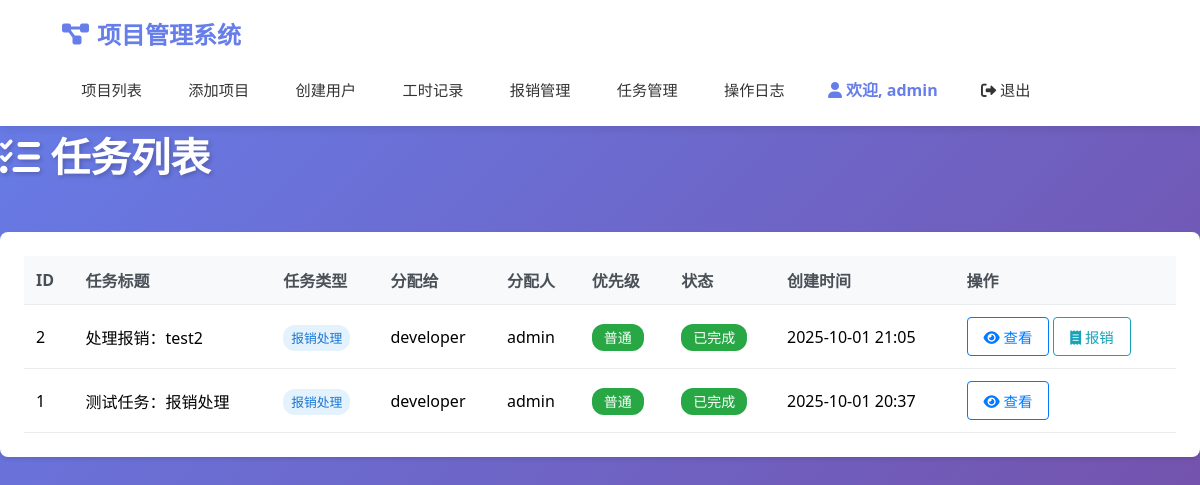
Page /tasks (signed in) on the committed database.
### models.py (models this page shows, shortened)
class User(UserMixin, db.Model):
    __tablename__ = "users"
    id = db.Column(db.Integer, primary_key=True, autoincrement=True)
    username = db.Column(db.String(80), unique=True, nullable=False)
    password_hash = db.Column(db.String(120), nullable=False)
    role = db.Column(db.String(20), nullable=False)  # 'admin', 'developer'
    created_at = db.Column(db.DateTime, default=datetime.utcnow)
    def is_admin(self):
        return self.role == 'admin'

class Task(db.Model):
    __tablename__ = "tasks"
    id = db.Column(db.Integer, primary_key=True, autoincrement=True)
    title = db.Column(db.String(200), nullable=False)  # 任务标题
    description = db.Column(db.Text, nullable=True)  # 任务描述
    task_type = db.Column(db.String(50), nullable=False)  # 任务类型：expense_process（报销处理）等
    assigned_to = db.Column(db.Integer, db.ForeignKey('users.id'), nullable=False)  # 分配给谁
    assigned_by = db.Column(db.Integer, db.ForeignKey('users.id'), nullable=False)  # 谁分配的
    expense_id = db.Column(db.Integer, db.ForeignKey('expenses.id'), nullable=True)  # 关联的报销ID
    status = db.Column(db.String(20), nullable=False, default='待处理')  # 待处理、处理中、已完成、已取消
    priority = db.Column(db.String(20), nullable=False, default='普通')  # 紧急、高、普通、低
    created_at = db.Column(db.DateTime, default=datetime.utcnow)
    due_date = db.Column(db.DateTime, nullable=True)  # 截止日期
    completed_at = db.Column(db.DateTime, nullable=True)  # 完成时间
    STATUS_CHOICES = [
        ('待处理', '待处理'),
        ('处理中', '处理中'),
        ('已完成', '已完成'),
        ('已取消', '已取消')
    ]
    PRIORITY_CHOICES = [
        ('紧急', '紧急'),
        ('高', '高'),
        ('普通', '普通'),
        ('低', '低')
    ]
    assigned_user = db.relationship('User', foreign_keys=[assigned_to], backref=db.backref('assigned_tasks', lazy=True))
    assigner = db.relationship('User', foreign_keys=[assigned_by], backref=db.backref('created_tasks', lazy=True))
    expense = db.relationship('Expense', backref=db.backref('tasks', lazy=True))
    def get_status_color(self):
        status_colors = {
            '待处理': '#ffc107',     # 黄色
            '处理中': '#007bff',     # 蓝色
            '已完成': '#28a745',     # 绿色
            '已取消': '#6c757d'      # 灰色
        }
        return status_colors.get(self.status, '#6c757d')
    def get_priority_color(self):
        priority_colors = {
            '紧急': '#dc3545',       # 红色
            '高': '#fd7e14',         # 橙色
            '普通': '#28a745',       # 绿色
            '低': '#6c757d'          # 灰色
        }
        return priority_colors.get(self.priority, '#6c757d')

### app.py (the view)
@app.route("/tasks")
@login_required
def task_list():
    if current_user.is_admin():
        tasks = Task.query.order_by(Task.created_at.desc()).all()
    else:
        tasks = Task.query.filter_by(assigned_to=current_user.id).order_by(Task.created_at.desc()).all()
    return render_template("task_list.html", tasks=tasks)

### app.py (called while the page is built)
@login_manager.user_loader
def load_user(user_id):
    return User.query.get(int(user_id))

### templates/task_list.html (shortened to what this page needs)
{% extends "base.html" %}
{% block content %}
<div class="page-header">
    <h1><i class="fas fa-tasks"></i> 任务列表</h1>
</div>
{% if tasks %}
    <div class="card">
        <div class="table-responsive">
            <table class="table">
                <thead>
                    <tr>
                        <th>ID</th>
                        <th>任务标题</th>
                        <th>任务类型</th>
                        <th>分配给</th>
                        <th>分配人</th>
                        <th>优先级</th>
                        <th>状态</th>
                        <th>创建时间</th>
                        <th>操作</th>
                    </tr>
                </thead>
                <tbody>
                    {% for task in tasks %}
                    <tr>
                        <td>{{ task.id }}</td>
                        <td>{{ task.title }}</td>
                        <td>
                            {% if task.task_type == 'expense_process' %}
                                <span class="task-type">报销处理</span>
                            {% else %}
                                {{ task.task_type }}
                            {% endif %}
                        </td>
                        <td>{{ task.assigned_user.username }}</td>
                        <td>{{ task.assigner.username }}</td>
                        <td>
                            <span class="priority-badge" style="background-color: {{ task.get_priority_color() }};">
                                {{ task.priority }}
                            </span>
                        </td>
                        <td>
                            <span class="status-badge" style="background-color: {{ task.get_status_color() }};">
                                {{ task.status }}
                            </span>
                        </td>
                        <td>{{ task.created_at.strftime('%Y-%m-%d %H:%M') }}</td>
                        <td>
                            <div class="btn-group">
                                <a href="{{ url_for('task_detail', task_id=task.id) }}"
                                   class="btn btn-sm btn-outline-primary">
                                    <i class="fas fa-eye"></i> 查看
                                </a>
                                {% if task.expense_id %}
                                    <a href="{{ url_for('expense_detail', expense_id=task.expense_id) }}"
                                       class="btn btn-sm btn-outline-info">
                                        <i class="fas fa-receipt"></i> 报销
                                    </a>
                                {% endif %}
                            </div>
                        </td>
                    </tr>
                    {% endfor %}
                </tbody>
            </table>
        </div>
    </div>
{% endif %}
{% endblock %}

### templates/base.html (shortened to what this page needs)
<!DOCTYPE html>
<html lang="zh-CN">
<head>
    <link rel="stylesheet" href="{{ url_for('static', filename='style.css') }}">
    <link rel="stylesheet" href="https://cdnjs.cloudflare.com/ajax/libs/font-awesome/6.0.0/css/all.min.css">
</head>
<body>
        <header class="header">
            <div class="header-content">
                <a href="{{ url_for('index') }}" class="logo">
                    <i class="fas fa-project-diagram"></i> 项目管理系统
                </a>
                <nav class="nav">
                    {% if current_user.is_authenticated %}
                        {% if current_user.is_admin() %}
                            <a href="{{ url_for('index') }}">项目列表</a>
                            <a href="{{ url_for('create_project') }}">添加项目</a>
                            <a href="{{ url_for('create_user') }}">创建用户</a>
                            <a href="{{ url_for('worklog_list') }}">工时记录</a>
                            <a href="{{ url_for('expense_list') }}">报销管理</a>
                            <a href="{{ url_for('task_list') }}">任务管理</a>
                            <a href="{{ url_for('operation_logs') }}" class="nav-link">操作日志</a>
                        {% elif current_user.is_developer() %}
                            <a href="{{ url_for('worklog_list') }}">我的工时</a>
                            <a href="{{ url_for('create_worklog') }}">记录工时</a>
                            <a href="{{ url_for('expense_list') }}">我的报销</a>
                            <a href="{{ url_for('expense_create') }}">申请报销</a>
                            <a href="{{ url_for('task_list') }}">我的任务</a>
                        {% endif %}
                        <span><i class="fas fa-user"></i> 欢迎, {{ current_user.username }}</span>
                        <a href="{{ url_for('logout') }}"><i class="fas fa-sign-out-alt"></i> 退出</a>
                    {% endif %}
                </nav>
            </div>
        </header>
    <div class="cibtauber">
        <main class="main-content">
            {% block content %}{% endblock %}
        </main>
    </div>
</body>
</html>

### static/style.css (style rules this page uses)
* { margin: 0; padding: 0; box-sizing: border-box; }
body { font-family: 'Segoe UI', Tahoma, Geneva, Verdana, sans-serif; background: linear-gradient(135deg, #667eea 0%, #764ba2 100%); min-height: 100vh; }
.card { background: white; border-radius: 12px; padding: 2.5rem; box-shadow: 0 4px 15px rgba(0,0,0,0.1); margin-bottom: 2rem; width: 100%; max-width: 100% !important; }
.btn { padding: 0.75rem 1.5rem; border-radius: 8px; border: none; cursor: pointer; font-size: 1rem; font-weight: 500; text-decoration: none; display: inline-block; transition: all 0.3s ease; text-align: center; }
.page-header { margin-bottom: 2rem; width: 100%; }
.page-header h1 { color: white; font-size: 2.5rem; margin-bottom: 1rem; text-shadow: 2px 2px 4px rgba(0,0,0,0.2); }

### templates/base.html (style rules this page uses)
.header { background: white; box-shadow: 0 2px 10px rgba(0,0,0,0.1); position: sticky; top: 0; z-index: 1000; width: 100%; }
.header-content { max-width: 95%; margin: 0 auto; padding: 1rem 2rem; display: flex; justify-content: space-between; align-items: center; flex-wrap: wrap; gap: 1rem; }
.logo { font-size: 1.5rem; font-weight: bold; color: #667eea; text-decoration: none; display: flex; align-items: center; gap: 0.5rem; transition: color 0.3s ease; }
.nav { display: flex; gap: 0.5rem; align-items: center; flex-wrap: wrap; }
.nav a { color: #333; text-decoration: none; padding: 0.6rem 1.2rem; border-radius: 6px; transition: all 0.3s ease; font-weight: 500; white-space: nowrap; font-size: 0.95rem; }
.nav span { color: #667eea; font-weight: 600; padding: 0.6rem 1rem; white-space: nowrap; }

### templates/task_list.html (style rules this page uses)
.page-header { display: flex; justify-content: space-between; align-items: center; margin-bottom: 2rem; }
.task-type { background: #e3f2fd; color: #1976d2; padding: 0.25rem 0.5rem; border-radius: 12px; font-size: 0.8rem; }
.status-badge, .priority-badge { color: white; padding: 0.25rem 0.75rem; border-radius: 12px; font-size: 0.875rem; font-weight: 500; }
.btn-group { display: flex; gap: 0.25rem; flex-wrap: wrap; }
.btn-sm { padding: 0.25rem 0.5rem; font-size: 0.875rem; }
.table-responsive { overflow-x: auto; }
.card { background: white; border-radius: 8px; box-shadow: 0 2px 4px rgba(0,0,0,0.1); padding: 1.5rem; }
.table { width: 100%; border-collapse: collapse; }
.table th, .table td { padding: 0.75rem; border-bottom: 1px solid #e9ecef; text-align: left; }
.table th { background-color: #f8f9fa; font-weight: 600; color: #495057; }
.btn { display: inline-block; padding: 0.5rem 1rem; border-radius: 4px; text-decoration: none; border: 1px solid transparent; cursor: pointer; font-size: 0.9rem; text-align: center; }
.btn-outline-primary { border-color: #007bff; color: #007bff; }
.btn-outline-info { border-color: #17a2b8; color: #17a2b8; }

### rows in the picture
User: username "admin"
Task: id "2", title "处理报销：test2", task_type "报销处理", assigned_user.username "developer", assigner.username "admin", priority "普通", status "已完成", created_at "2025-10-01 21:05"
Task: id "1", title "测试任务：报销处理", task_type "报销处理", assigned_user.username "developer", assigner.username "admin", priority "普通", status "已完成", created_at "2025-10-01 20:37"
